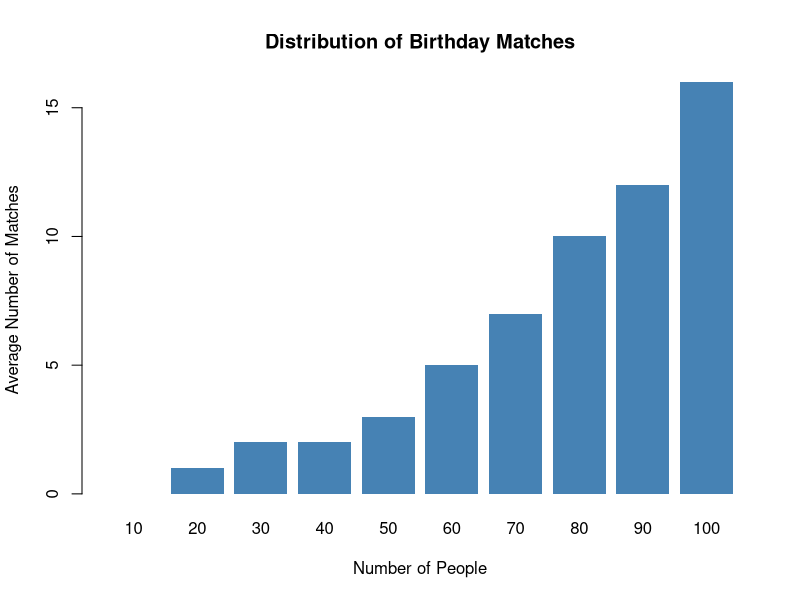

Reproduce this figure in R.
# Simulating the number of matches of however many individuals' birthdays
simulate_birthday_matches <- function(num_people = 23) {
  # Sets the seed for generating a random number 
  set.seed(314159)
  
  # Generates random birthdays for however many individuals
  birthdays <- sample(1:365, num_people, replace = TRUE)
  
  # Counts the number of unique birthdays, or days with at least 1 match
  num_matches <- length(birthdays) - length(unique(birthdays))
  
  # Returns the number of matches
  return(num_matches)
}

# Run simulations for different numbers of people (10, 20, 30, 40, 50, 60, 70, 80, 90, 100)
num_people <- c(10, 20, 30, 40, 50, 60, 70, 80, 90, 100)
num_simulations <- 100000 # Number of simulations for each number of people
results <- numeric(length(num_people)) # Stored results with vector

# Loop through different numbers of people and simulate matches
# I used the following website to help with setting up the loop with vector. "https://englelab.gatech.edu/useRguide/intermediate-r.html"
for (i in seq_along(num_people)) {
  matches <- replicate(num_simulations, simulate_birthday_matches(num_people[i]))
  results[i] <- mean(matches) # Stores the average number of matches
}

# Summary statistics
summary(results)
results
# Created my bar plot with the results. I used the following link to help create my plot. "https://r-graph-gallery.com/209-the-options-of-barplot.html"
barplot(results, names.arg = num_people, xlab = "Number of People",
        ylab = "Average Number of Matches",
        main = "Distribution of Birthday Matches",
        col = "steelblue", border = NA)

# The probability of having at least one pair of people with the same birthday
# greatly increases as the number of people in a group increases.
# Right skewed distribution
# Distribution might be varied a little bit in each simulation because 
# the randomness factor, but overall it is shown that there is a higher probability of getting matches 
# as the number of people increases
